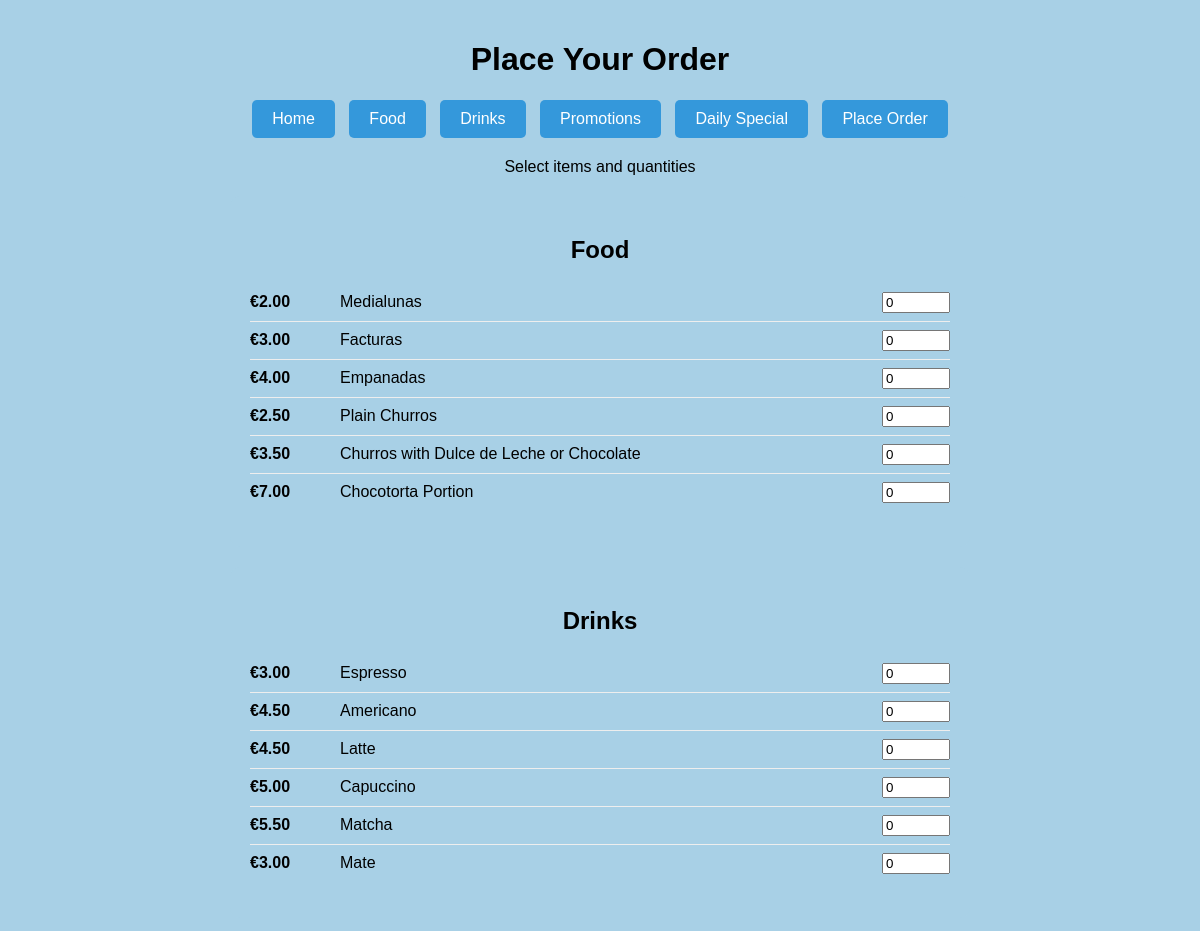
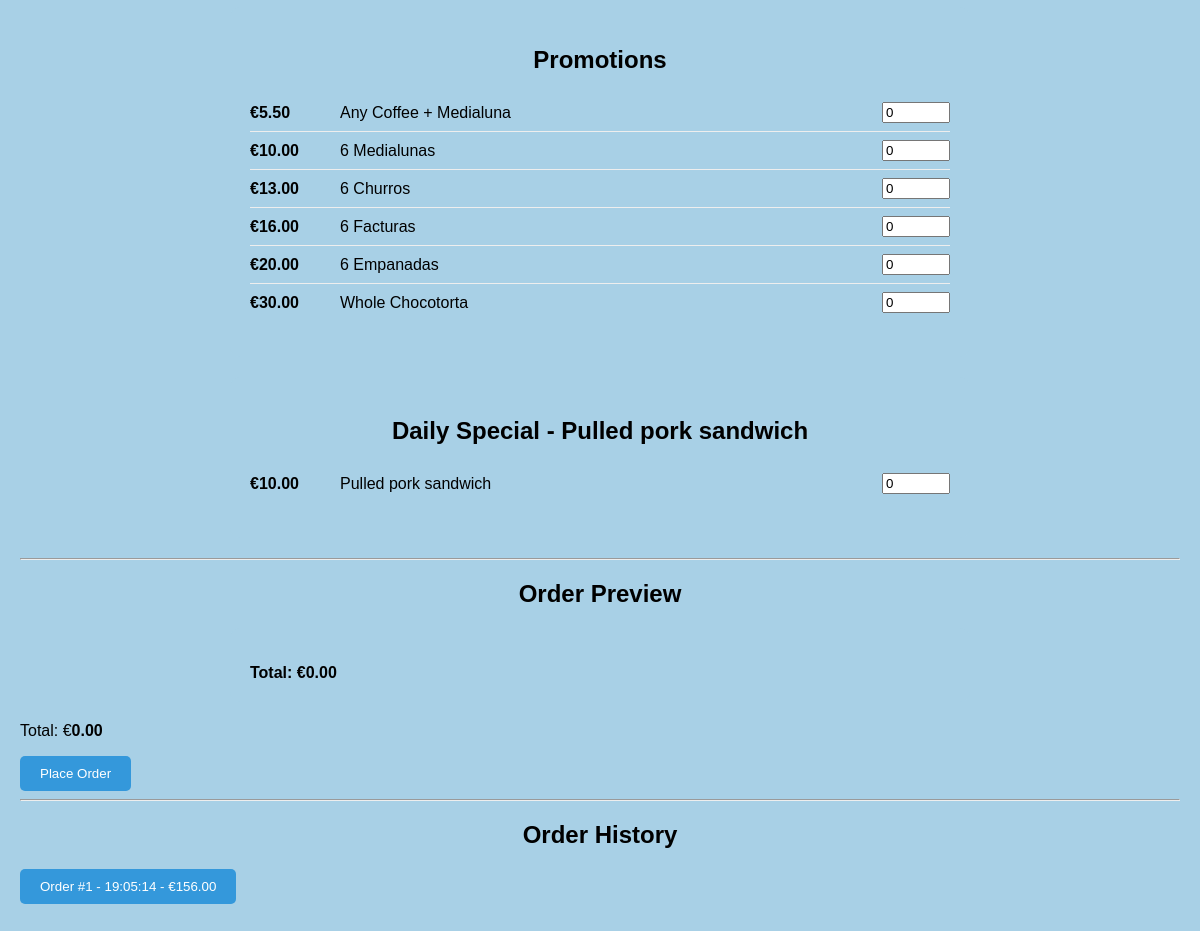
/order, run on the app's committed database (2 pictures, top to bottom).
### tables this page shows
CREATE TABLE orders (
        id INTEGER PRIMARY KEY AUTOINCREMENT,
        time TEXT,
        items TEXT,
        total REAL
    );

### argentinian_bakery.py (the view, shortened to what this page needs)
@app.route("/order", methods=["GET", "POST"])
def place_order():
    today = datetime.now().strftime("%A")
    return render_template(
        "order.html",
        orders=get_orders(),
        food_menu=food_menu,
        drinks_menu=drinks_menu,
        promotions=promotions,
        daily_special=daily_speciality.get(today)
    )

### argentinian_bakery.py (called while the page is built)
def get_orders():
    conn = sqlite3.connect(DB_NAME)
    c = conn.cursor()
    c.execute("SELECT * FROM orders ORDER BY id DESC")
    rows = c.fetchall()
    conn.close()
    orders = []
    for row in rows:
        orders.append({
            "id": row[0],
            "time": row[1],
            "items": json.loads(row[2]),
            "total": row[3]
        })
    return orders

### templates/order.html (shortened to what this page needs)
<!DOCTYPE html>
<html lang="en">
<head>
    <link rel="stylesheet" href="{{ url_for('static', filename='style.css') }}">
</head>
<body>
<header>
    <h1>Place Your Order</h1>
    <nav>
        <a href="/" class="btn">Home</a>
        <a href="/food" class="btn">Food</a>
        <a href="/drinks" class="btn">Drinks</a>
        <a href="/promotions" class="btn">Promotions</a>
        <a href="/special" class="btn">Daily Special</a>
        <a href="/order" class="btn">Place Order</a>
    </nav>
    <p class="center">Select items and quantities</p>
</header>
<form method="POST" action="{{ url_for('place_order') }}">
<section class="menu">
    <h2>Food</h2>
    <ul>
    {% for item in food_menu %}
        <li class="order-item">
            <span class="item-price">€{{ "%.2f"|format(item.price) }}</span>
            <span class="item-name">{{ item.name }}</span>
            <input type="number"
                   name="quantity_food_{{ item.id }}"
                   value="0"
                   min="0"
                   class="item-quantity"
                   data-price="{{ item.price }}">
        </li>
    {% endfor %}
    </ul>
</section>
<section class="menu">
    <h2>Drinks</h2>
    <ul>
    {% for item in drinks_menu %}
        <li class="order-item">
            <span class="item-price">€{{ "%.2f"|format(item.price) }}</span>
            <span class="item-name">{{ item.name }}</span>
            <input type="number"
                   name="quantity_drink_{{ item.id }}"
                   value="0"
                   min="0"
                   class="item-quantity"
                   data-price="{{ item.price }}">
        </li>
    {% endfor %}
    </ul>
</section>
<section class="menu">
    <h2>Promotions</h2>
    <ul>
    {% for item in promotions %}
        <li class="order-item">
            <span class="item-price">€{{ "%.2f"|format(item.price) }}</span>
            <span class="item-name">{{ item.name }}</span>
            <input type="number"
                   name="quantity_promo_{{ item.id }}"
                   value="0"
                   min="0"
                   class="item-quantity"
                   data-price="{{ item.price }}">
        </li>
    {% endfor %}
    </ul>
</section>
{% if daily_special %}
<section class="menu">
    <h2>Daily Special - {{ daily_special.name }}</h2>
    <ul>
        <li class="order-item">
            <span class="item-price">€{{ "%.2f"|format(daily_special.price) }}</span>
            <span class="item-name">{{ daily_special.name }}</span>
            <input type="number"
                   name="quantity_special"
                   value="0"
                   min="0"
                   class="item-quantity"
                   data-price="{{ daily_special.price }}">
        </li>
    </ul>
</section>
{% endif %}
<hr>
<h2>Order Preview</h2>
<div class="menu">
    <strong>Total: €<span id="preview-total">0.00</span></strong>
</div>
<p class="right">
    Total: €<span id="dynamic-total">0.00</span>
</p>
<div class="center">
    <button type="submit" class="btn">Place Order</button>
</div>
</form>
<hr>
<h2>Order History</h2>
<ul>
{% for order in orders %}
    <li style="margin-bottom:10px;">
        <button type="button" class="btn toggle-order">
            Order #{{ order.id }} - {{ order.time }} - €{{ "%.2f"|format(order.total) }}
        </button>
    </li>
{% endfor %}
</ul>
</body>
</html>

### static/style.css (style rules this page uses)
body { font-family: Arial, sans-serif; margin: 0; padding: 20px; background-color: #a8d0e6; min-height: 100vh; }
h1, h2 { text-align: center; }
nav { text-align: center; margin-bottom: 20px; }
nav a.btn { margin: 0 5px; }
section { max-width: 700px; margin: 0 auto 30px auto; }
.menu { background: #a8d0e6; padding: 20px; margin: 20px auto; max-width: 700px; border-radius: 10px; box-shadow: none; }
ul { list-style: none; padding: 0; }
.order-item { display: flex; justify-content: space-between; align-items: center; padding: 8px 0; border-bottom: 1px solid #eee; }
.order-item:last-child { border-bottom: none; }
.item-price { flex: 0 0 80px; font-weight: bold; }
.item-name { flex: 1; margin: 0 10px; }
.item-quantity { width: 60px; }
.btn { display: inline-block; padding: 10px 20px; background-color: #3498db; color: white; text-decoration: none; border-radius: 5px; border: none; cursor: pointer; }
#dynamic-total { font-weight: bold; }
p.center { text-align: center; }

### data on the page
orders: id "1", time "19:05:14", total "156.00"

### other printed values
{{ "%.2f"|format(item.price) }} "2.00" "3.00" "4.00" "2.50" "3.50" "7.00"
{{ item.name }} "Medialunas" "Facturas" "Empanadas" "Plain Churros" "Churros with Dulce de Leche or Chocolate" "Chocotorta Portion"
{{ "%.2f"|format(item.price) }} "3.00" "4.50" "4.50" "5.00" "5.50" "3.00"
{{ item.name }} "Espresso" "Americano" "Latte" "Capuccino" "Matcha" "Mate"
{{ "%.2f"|format(item.price) }} "5.50" "10.00" "13.00" "16.00" "20.00" "30.00"
{{ item.name }} "Any Coffee + Medialuna" "6 Medialunas" "6 Churros" "6 Facturas" "6 Empanadas" "Whole Chocotorta"
{{ daily_special.name }} "Pulled pork sandwich"
{{ "%.2f"|format(daily_special.price) }} "10.00"
